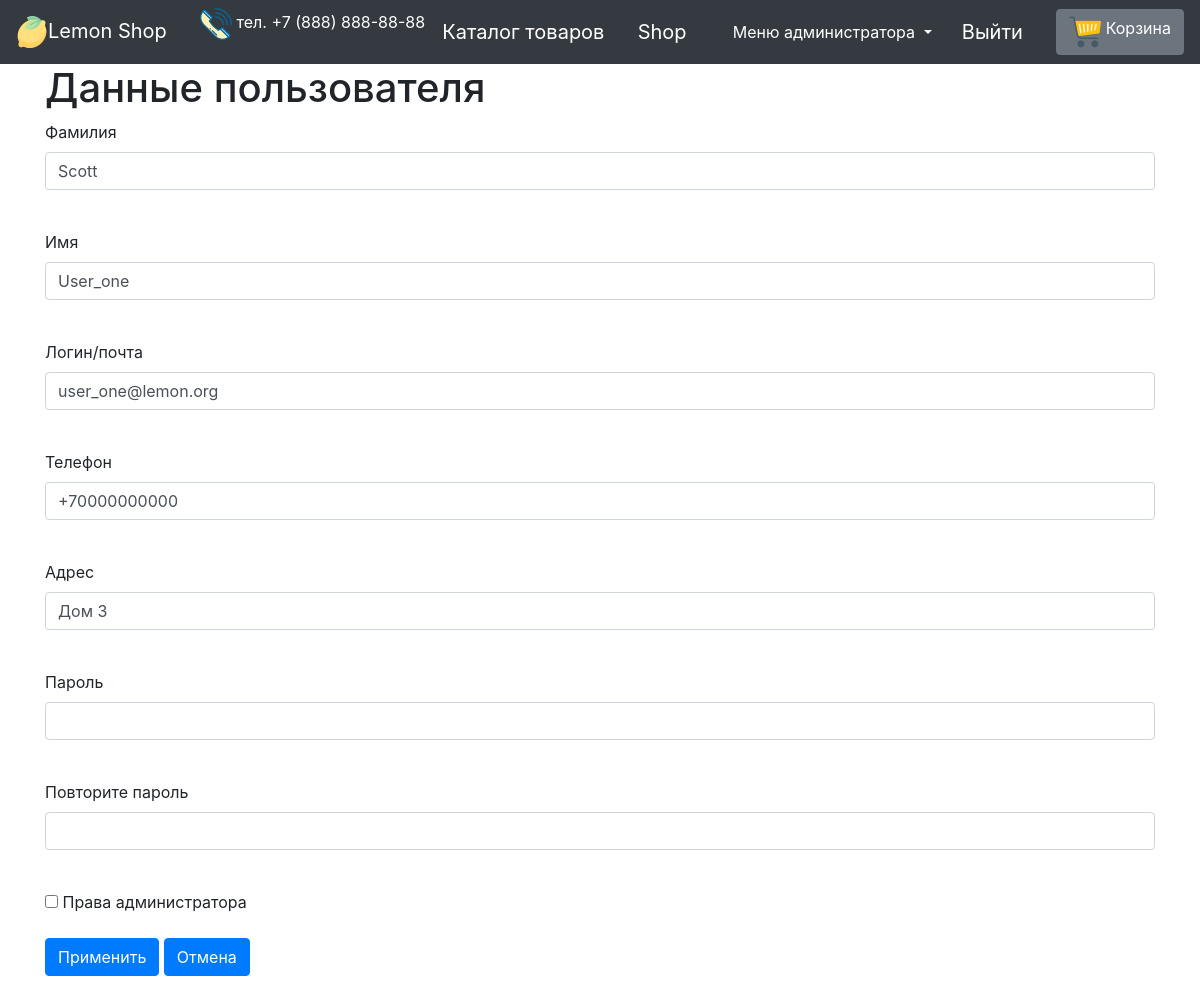
The app's page /users/2 (signed in) with its own data.
### data/users.py (models this page shows, shortened)
class User(SqlAlchemyBase, UserMixin):
    __tablename__ = 'users'
    id = sqlalchemy.Column(sqlalchemy.Integer, primary_key=True, autoincrement=True)
    surname = sqlalchemy.Column(sqlalchemy.String, nullable=True)
    name = sqlalchemy.Column(sqlalchemy.String, nullable=False)
    email = sqlalchemy.Column(sqlalchemy.String, index=True, unique=True, nullable=True)
    phone = sqlalchemy.Column(sqlalchemy.String, unique=True)
    address = sqlalchemy.Column(sqlalchemy.String, nullable=False)
    date_registration = sqlalchemy.Column(sqlalchemy.Date, default=datetime.now)
    is_admin = sqlalchemy.Column(sqlalchemy.Boolean, default=False)
    hashed_password = sqlalchemy.Column(sqlalchemy.String, nullable=True)

### main.py (the view, shortened to what this page needs)
@app.route('/users/<int:id>', methods=['GET', 'POST'])
@login_required
def edit_user(id):
    form = EditRegisterForm()
    if request.method == "GET":
        db_sess = db_session.create_session()
        user = db_sess.query(User).filter(User.id == id).first()
        if user:
            form.surname.data = user.surname
            form.name.data = user.name
            form.email.data = user.email
            form.phone.data = user.phone
            form.address.data = user.address
            form.is_admin.data = user.is_admin
        else:
            abort(404)
    return render_template('register.html', title='Редактирование данных пользователя', form=form)

### forms/user.py
class EditRegisterForm(FlaskForm):
    surname = StringField('Фамилия', validators=[DataRequired()])
    name = StringField('Имя', validators=[DataRequired()])
    email = EmailField('Логин/почта', validators=[DataRequired()])
    phone = StringField('Телефон', validators=[DataRequired()])
    address = StringField('Адрес', validators=[DataRequired()])
    password = PasswordField('Пароль')
    password_again = PasswordField('Повторите пароль')
    is_admin = BooleanField('Права администратора')
    submit = SubmitField('Применить')

### data/db_session.py (called while the page is built)
def create_session() -> Session:
    global __factory
    return __factory()

### main.py (called while the page is built)
@login_manager.user_loader
def load_user(user_id):
    db_sess = db_session.create_session()
    return db_sess.query(User).get(user_id)

### templates/register.html (shortened to what this page needs)
{% extends "base.html" %}
{% block content %}
<h1 class="text-left">Данные пользователя</h1>
<form action="" method="post">
    <p>
        {{ form.surname.label }}<br>
        {{ form.surname(class="form-control") }}<br>
    </p>
    <p>
        {{ form.name.label }}<br>
        {{ form.name(class="form-control") }}<br>
    </p>
    <p>
        {{ form.email.label }}<br>
        {{ form.email(class="form-control", type="email") }}<br>
    </p>
    <p>
        {{ form.phone.label }}<br>
        {{ form.phone(class="form-control") }}<br>
    </p>
    <p>
        {{ form.address.label }}<br>
        {{ form.address(class="form-control") }}<br>
    </p>
    <p>
        {{ form.password.label }}<br>
        {{ form.password(class="form-control") }}<br>
    </p>
    <p>
       {{ form.password_again.label }}<br>
       {{ form.password_again(class="form-control") }}<br>
    </p>
    {% if current_user.is_admin %}
        <p>
            {{ form.is_admin() }} {{ form.is_admin.label }}
        </p>
    {% endif %}
    <p>
        {{ form.submit(type="submit", class="btn btn-primary") }}
        <a class="btn btn-primary " href="/">Отмена</a>
    </p>
</form>
{% endblock %}

### templates/base.html (shortened to what this page needs)
<!DOCTYPE html>
<html lang="en">
<head>
    <link rel="stylesheet"
          href="https://stackpath.bootstrapcdn.com/bootstrap/4.4.1/css/bootstrap.min.css"
>
</head>
<body>
<header>
    <nav class="navbar navbar-dark bg-dark text-white">
        <a class="navbar-brand" href="/"><img src="/static/img/lemon.png" width="32" height="32" class="d-inline-block align-top" alt="" loading="lazy">Lemon Shop</a>
        <p class="d-inline-block align-centre"><img src="/static/img/telephone.png" width="32" height="32" class="d-inline-block" alt="" loading="lazy">  тел. +7 (888) 888-88-88</p>
        <a class="navbar-brand" href="/">Каталог товаров</a>
        {% if current_user.is_authenticated %}
            <a class="navbar-brand" href="/users/{{current_user.id}}">{{ current_user.name }}</a>
            {% if current_user.is_admin %}
                <div class="btn-group">
                  <button type="button" class="btn dropdown-toggle text-white" data-toggle="dropdown" aria-haspopup="true" aria-expanded="false">
                    Меню администратора
                  </button>
                </div>
            {% endif %}
            <a class="navbar-brand" href="/logout">Выйти</a>
        {% else %}
        <p>
            <a class="btn btn-primary " href="/register">Зарегистрироваться</a>
            <a class="btn btn-success" href="/login">Войти</a>
        </p>
        {% endif %}
        {% if current_user.is_authenticated %}
            <a href="/basket/{{current_user.id}}" class="btn btn-secondary"><img src="/static/img/carts.png" width="32" height="32" class="d-inline-block align-top" alt="" loading="lazy">  Корзина</a>
        {% endif %}
    </nav>
</header>
<main role="main" class="container">
    {% block content %}{% endblock %}
</main>
</body>
</html>

### records on screen
User: name "Shop"
User: surname "Scott", name "User_one", email "user_one@lemon.org", phone "+70000000000", address "Дом 3"
